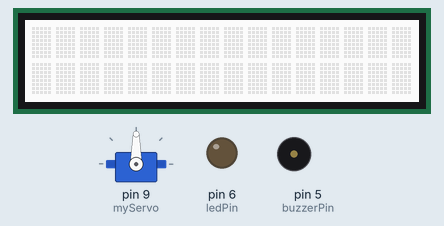
Simulated run of this sketch. Board: Arduino Uno, built with avr-gcc and run on an emulated ATmega328P. Parts: 16×2 character LCD, servo, output pins drawn as LEDs (lit = HIGH), buzzer (waves = sounding). Pins used as bus, display or sensor lines are not drawn.

Above: at 1.8 s.
At 3.8 s:
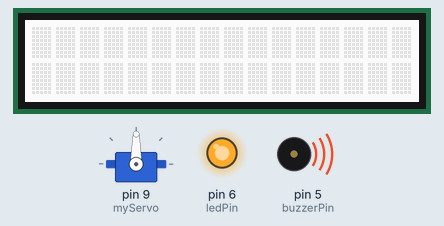
At 5.8 s:
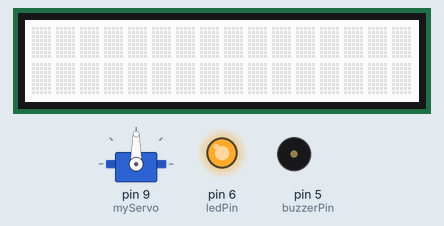
At 7.8 s:
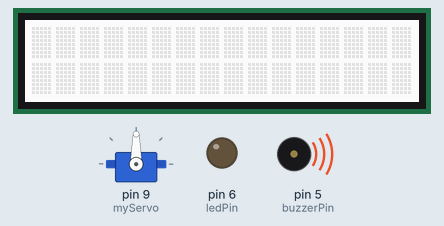
Timing chart, 0 to 10.5 s (numbered marks = the images above):
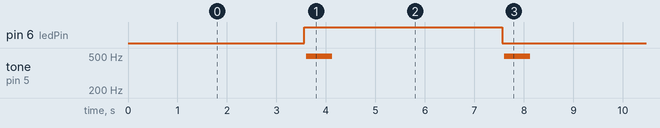

Measured:
- by itself, pin 6 (ledPin): alternates HIGH for 4.0 s and LOW for 4.0 s
- by itself, tone on pin 5 (buzzerPin): alternates 498 Hz for 0.52 s and silent for 3.5 s

The sketch:

sketch_feb18b.ino
```cpp
#include <Wire.h>
#include <rgb_lcd.h>
#include <Servo.h>

rgb_lcd lcd;
Servo myServo;

// LED pin
const int ledPin = 6;

// Buzzer pin
const int buzzerPin = 5;

String s;

void setup() {
    Serial.begin(9600);
    lcd.begin(16, 2); // Initialize the LCD with 16 characters and 2 lines
    myServo.attach(9); // Attach the servo to pin 9

    pinMode(ledPin, OUTPUT); // Initialize LED pin as output
    pinMode(buzzerPin, OUTPUT); // Initialize buzzer pin as output

    // Initial setup actions like turning the LED off
    digitalWrite(ledPin, LOW);
}

void loop() {
    // Example usage
    while(Serial.available()){
      char x = Serial.read();
      s.concat(x);
      //x = Serial.readString();
      //Serial.print(x);
      //lcd.print(x);
    }
    displayScrollingMessage(s, 200);
    rotateServo(90);
    toggleLED(); // Toggle LED on then off
    playTone(1000, 500); // 1000 Hz for 500 ms
    delay(2); // Wait for 2 seconds before repeating
    s = "";
}


void displayScrollingMessage(String message, int delayMs) {
    message = "                " + message + "                "; // Pad message for smooth scrolling
    int length = message.length();
    for (int position = 0; position < length - 16; ++position) {
        lcd.clear();
        lcd.setCursor(0, 0);
        lcd.print(message.substring(position, position + 16));
        delay(delayMs);
    }
}

void rotateServo(int angle) {
    myServo.write(angle); // Rotate servo to specified angle
}

void toggleLED() {
    static bool ledState = false;
    ledState = !ledState;
    digitalWrite(ledPin, ledState); // Toggle the LED state
}

void playTone(int tone, int duration) {
    for (long i = 0; i < duration * 1000L; i += tone * 2) {
        digitalWrite(buzzerPin, HIGH);
        delayMicroseconds(tone);
        digitalWrite(buzzerPin, LOW);
        delayMicroseconds(tone);
    }
}
```
